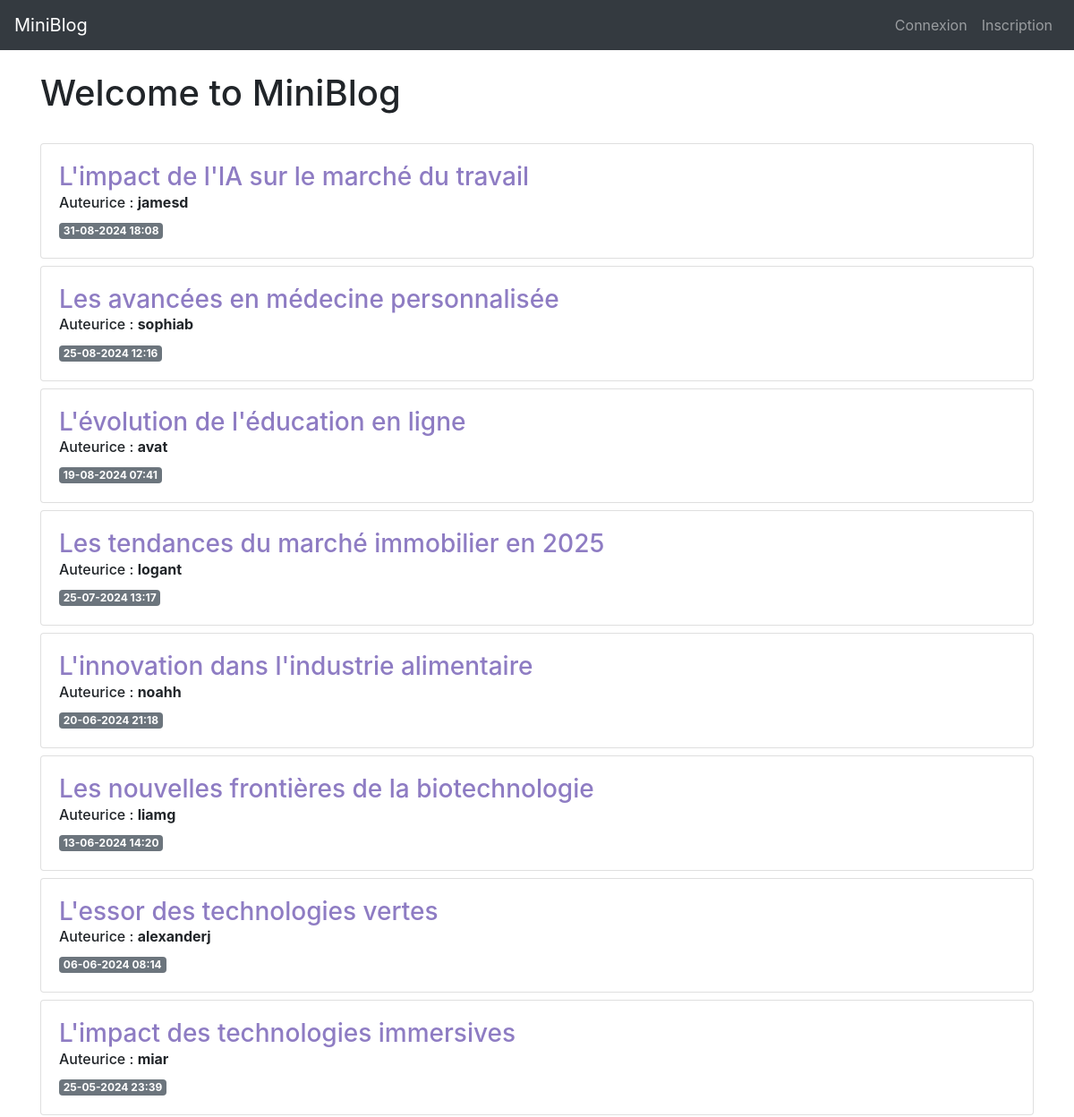
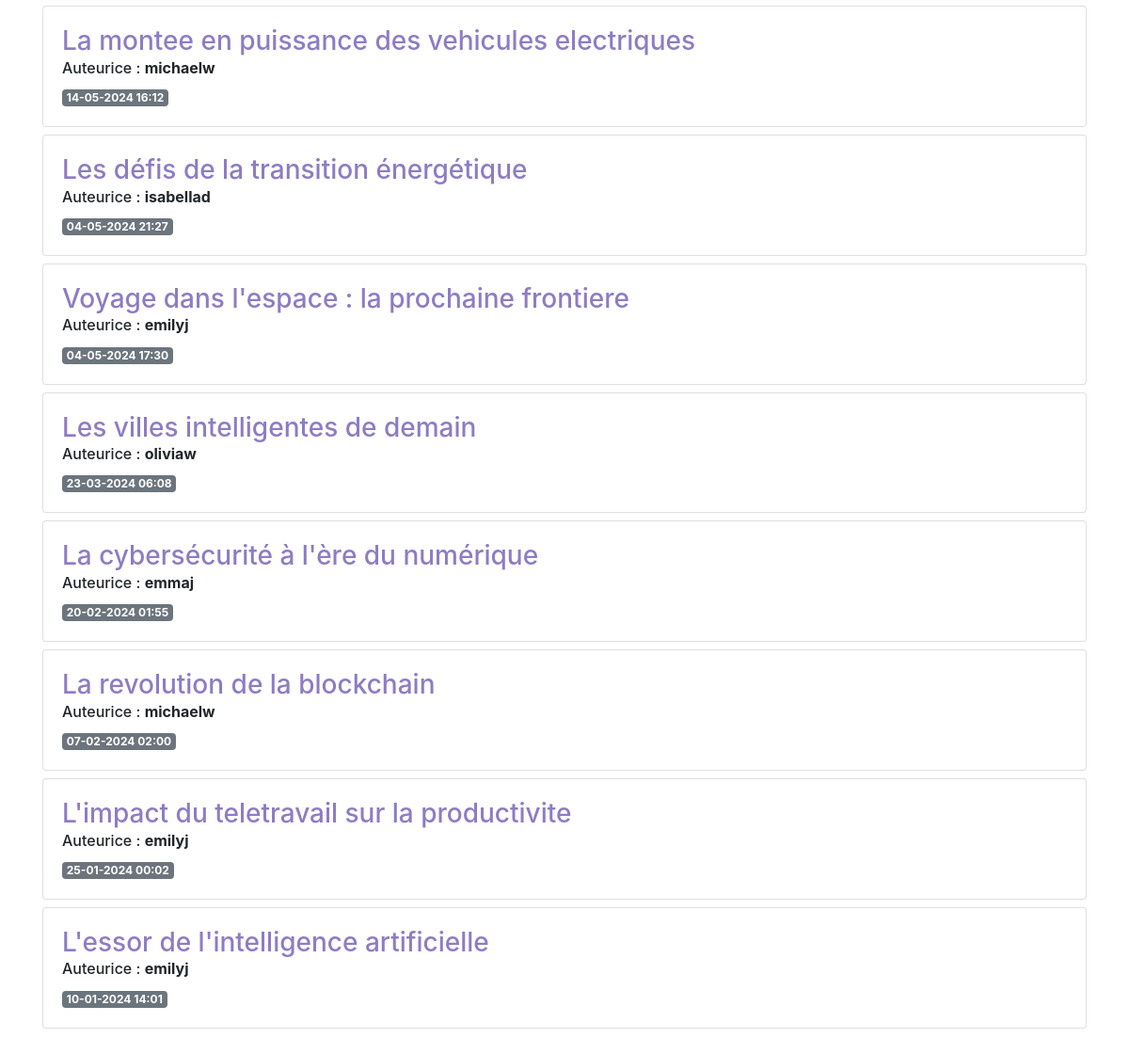
The page / on the database its author committed (2 pictures, top to bottom).
### app/models.py (models this page shows, shortened)
class Post(db.Model):
    id = db.Column(db.Integer, primary_key=True)
    created = db.Column(db.DateTime, nullable=False, default=datetime.now)
    title = db.Column(db.String(200), nullable=False)
    content = db.Column(db.Text, nullable=False)
    user_id = db.Column(db.Integer, db.ForeignKey('user.id'), nullable=False)
    @property
    def formatted_created(self):
        return self.created.strftime("%d-%m-%Y %H:%M")

class User(db.Model, UserMixin):
    id = db.Column(db.Integer, primary_key=True)
    username = db.Column(db.String(20), nullable=False, unique=True)
    email = db.Column(db.String(120), nullable=False, unique=True)
    password_hash = db.Column(db.String(255), nullable=False)
    is_admin = db.Column(db.Boolean, default=False)
    created = db.Column(db.DateTime, default=datetime.now, nullable=False)
    posts = db.relationship('Post', backref='author',
                            lazy=True, cascade="all, delete-orphan")
    @property
    def password(self):
        raise AttributeError('password is not a readable attribute')

### app/__init__.py (the view)
    @app.route('/')
    def index():
        posts = Post.query.order_by(Post.created.desc()).all()
        return render_template('index.html', posts=posts)

### app/templates/index.html
{% extends 'base.html' %}
{% block content %}
<h1>{% block title %} Welcome to MiniBlog {% endblock %}</h1>
<br />
{% for post in posts %}
<div class="card mb-2">
    <div class="card-body">
        <a href="{{ url_for('posts.view', post_id=post.id) }}" class="custom-link">
            <h3>{{ post.title }}</h3>
        </a>
        <h6 class="card-subtitle mb-2">Auteurice : <span style="font-weight: bold;">{{ post.author.username }}</span></h6>
        <span class="badge badge-secondary">{{ post.formatted_created }}</span>
    </div>
</div>
{% endfor %}
<br />
<br />
{% endblock %}

### app/templates/base.html (shortened to what this page needs)
<!doctype html>
<html lang="en">
<head>
  <link rel="stylesheet" href="{{ url_for('static', filename= 'css/style.css') }}">
  <link rel="stylesheet" href="https://stackpath.bootstrapcdn.com/bootstrap/4.3.1/css/bootstrap.min.css"
>
</head>
<body>
  <nav class="navbar navbar-expand-md navbar-dark bg-dark">
    <a class="navbar-brand" href="{{ url_for('index')}}">MiniBlog</a>
    <div class="collapse navbar-collapse" id="navbarNav">
      <ul class="navbar-nav ml-auto">
        {% if current_user.is_authenticated %}
        <li class="nav-item">
          <a class="nav-link" href="{{url_for('users.logout')}}">{{current_user.username}} - Déconnexion</a>
        </li>
        {% else %}
        <li class="nav-item">
          <a class="nav-link" href="{{url_for('users.login')}}">Connexion</a>
        </li>
        <li class="nav-item">
          <a class="nav-link" href="{{url_for('users.add')}}">Inscription</a>
        </li>
        {% endif %}
      </ul>
    </div>
  </nav>
  <div class="container">
    <br />
    {% block content %} {% endblock %}
  </div>
</body>
</html>

### app/static/css/style.css (style rules this page uses)
.custom-link { color: #8e7cc3; }

### rows shown on the page
Post: title "L'impact de l'IA sur le marché du travail", author.username "jamesd", formatted_created "31-08-2024 18:08"
Post: title "Les avancées en médecine personnalisée", author.username "sophiab", formatted_created "25-08-2024 12:16"
Post: title "L'évolution de l'éducation en ligne", author.username "avat", formatted_created "19-08-2024 07:41"
Post: title "Les tendances du marché immobilier en 2025", author.username "logant", formatted_created "25-07-2024 13:17"
Post: title "L'innovation dans l'industrie alimentaire", author.username "noahh", formatted_created "20-06-2024 21:18"
Post: title "Les nouvelles frontières de la biotechnologie", author.username "liamg", formatted_created "13-06-2024 14:20"
Post: title "L'essor des technologies vertes", author.username "alexanderj", formatted_created "06-06-2024 08:14"
Post: title "L'impact des technologies immersives", author.username "miar", formatted_created "25-05-2024 23:39"
Post: title "La montee en puissance des vehicules electriques", author.username "michaelw", formatted_created "14-05-2024 16:12"
Post: title "Les défis de la transition énergétique", author.username "isabellad", formatted_created "04-05-2024 21:27"
Post: title "Voyage dans l'espace : la prochaine frontiere", author.username "emilyj", formatted_created "04-05-2024 17:30"
Post: title "Les villes intelligentes de demain", author.username "oliviaw", formatted_created "23-03-2024 06:08"
Post: title "La cybersécurité à l'ère du numérique", author.username "emmaj", formatted_created "20-02-2024 01:55"
Post: title "La revolution de la blockchain", author.username "michaelw", formatted_created "07-02-2024 02:00"
Post: title "L'impact du teletravail sur la productivite", author.username "emilyj", formatted_created "25-01-2024 00:02"
Post: title "L'essor de l'intelligence artificielle", author.username "emilyj", formatted_created "10-01-2024 14:01"
